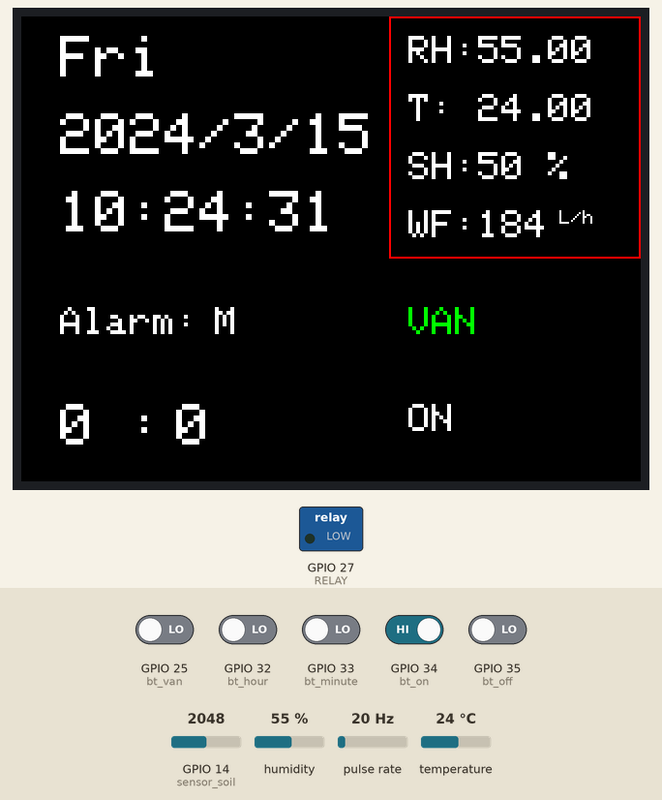
Recording of a program running on a simulated ESP32. Shown: 320×240 colour display, switched loads named in the program (green lamp = pin HIGH). Wiring (inferred from the names in the program): pulse sensor: data GPIO 13. The test bench sets the inputs (shaded band); at power-on: GPIO 34 (bt_on) HIGH, GPIO 25 (bt_van), GPIO 32 (bt_hour), GPIO 33 (bt_minute), GPIO 35 (bt_off) LOW, GPIO 14 (sensor_soil) = 2048, humidity 55 %, pulse rate 20 Hz, temperature 24 °C. The local clock reads 2024-03-15 10:24:30 at power-on unless the program sets it; what the program prints to the serial monitor is not drawn.

Above: at 1.4 s.
1.5 s: GPIO 34 (bt_on) driven LOW
At 2.3 s:
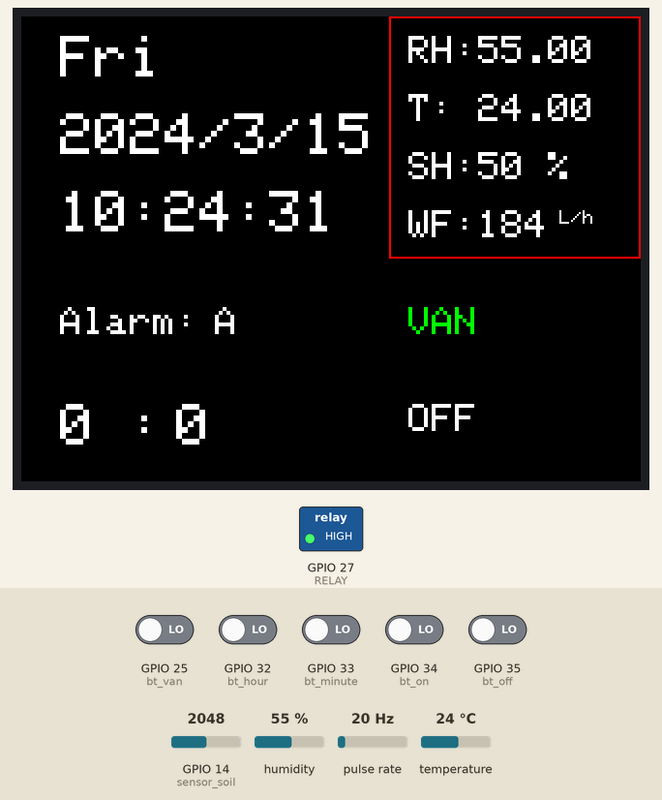
4.6 s: GPIO 14 (sensor_soil) set to 3063
At 5.1 s:
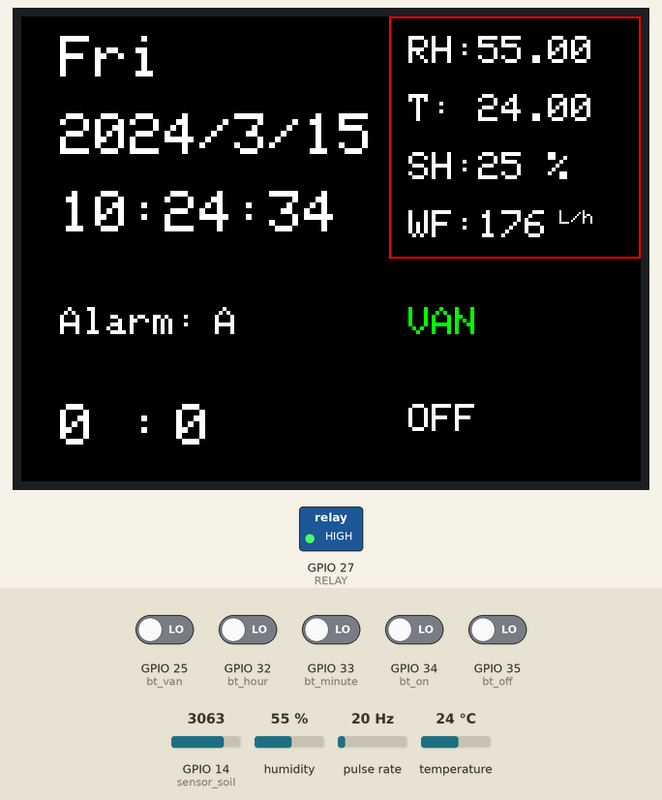
6.8 s: GPIO 14 (sensor_soil) set to 3131
At 8.4 s:
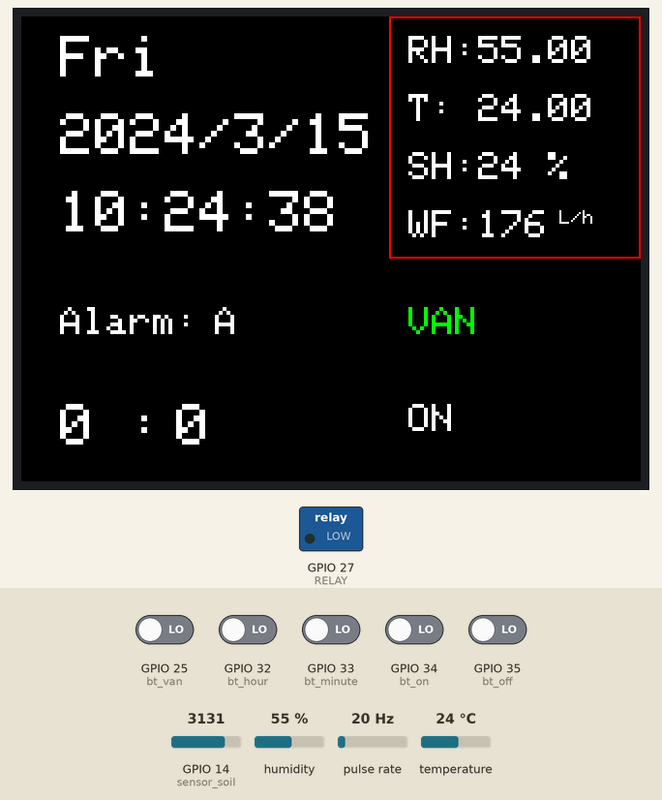
9.9 s: humidity set to 22 %
At 11.2 s:
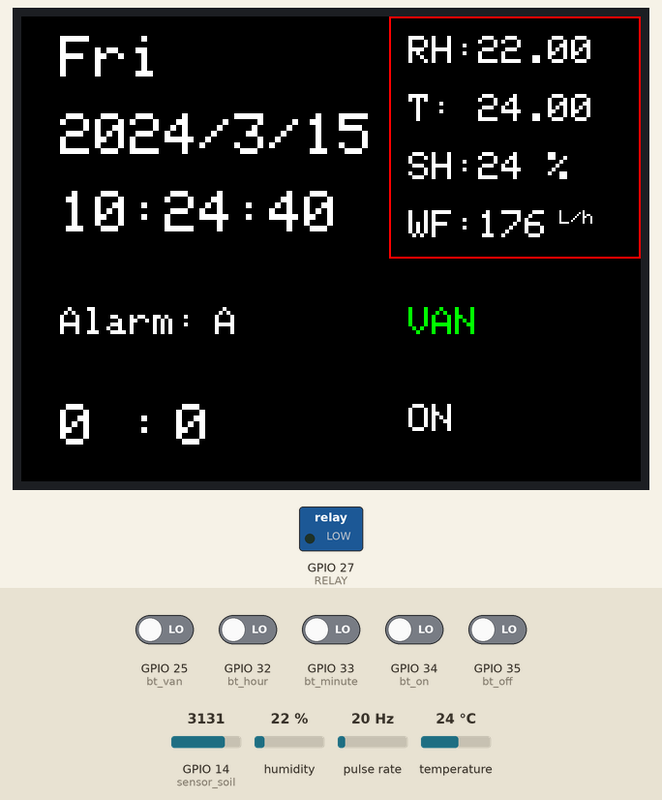
12.9 s: pulse rate (sensor on GPIO 13) set to 4 Hz
At 14.1 s:
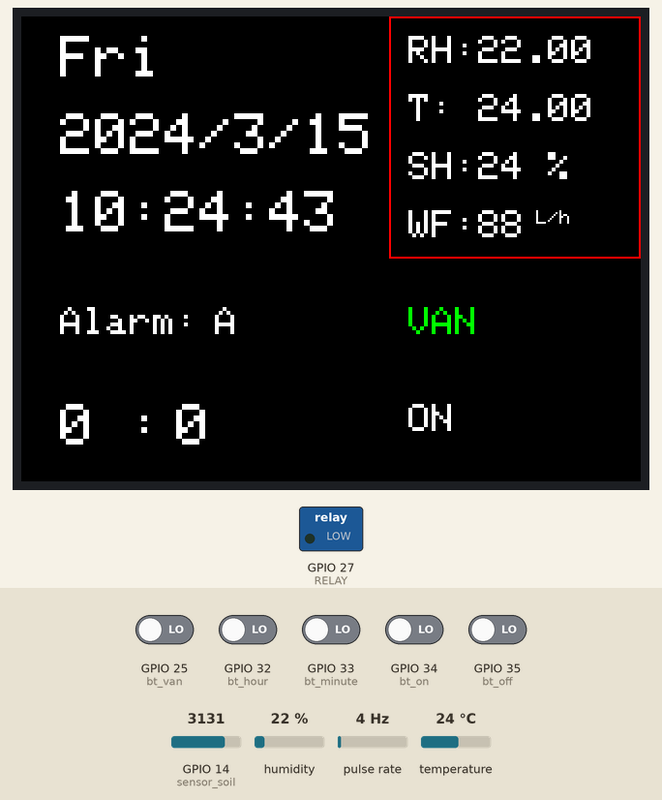
15.7 s: GPIO 32 (bt_hour) driven HIGH
At 18.7 s:
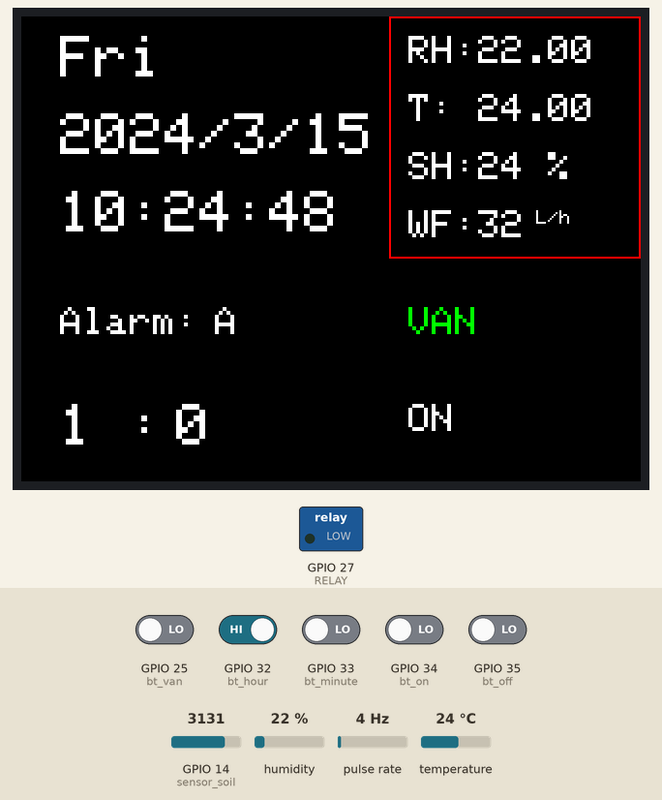
Timing chart, 0 to 18.9 s (numbered marks = the images above; inputs shaded):
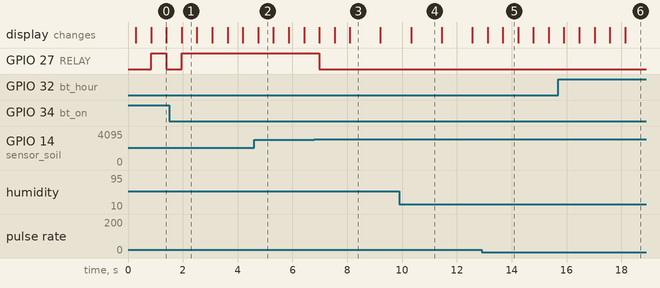

Measured:
- the behaviour switches between 3102 and 3103 on GPIO 14 (sensor_soil) (found by bisection; images 2 and 3)
- after the input at 1.5 s, GPIO 27 (RELAY): goes on until 2.0 s, then stays HIGH; the display: changes after 0.46 s (image 1)
- after the input at 6.8 s, GPIO 27 (RELAY): HIGH → LOW after 0.18 s
- what the display in image 1 shows lasts 0.5 s, from 2.0 s to 2.5 s
- what the display in image 3 shows lasts 1.1 s, from 8.1 s to 9.2 s

The program:

main.cpp
```cpp
#include <Adafruit_GFX.h>
#include <Adafruit_ST7789.h>
#include <RTClib.h>
#include "SHTSensor.h"
#define TFT_RST 2 // we use the seesaw for resetting to save a pin
#define TFT_CS 5
#define TFT_DC 4
#define RELAY 27
//SCL = D18 SDA =D23

SHTSensor sht;

Adafruit_ST7789 tft = Adafruit_ST7789(TFT_CS, TFT_DC, TFT_RST);
RTC_DS3231 rtc;
String daysOfTheWeek[7] = {"Sun", "Mon", "Tue", "Wed", "Thu", "Fri", "Sat"};
unsigned long alarmOnTime = 61000;
unsigned long t_ime;
int bt_van=25;//Bt1
// int bt_exit=26;//Bt2
int bt_hour=32;//Bt3
int bt_minute=33;//Bt4
int bt_on=34;//Bt5
int bt_off=35;//Bt6
int hour=0;
int minute=0;
bool alarm_state=0;
bool relay_state = 0;
bool executed =0;
bool dem =0;
int sensor_soil=14;
int set_humidity=25;

//bien cho cam bien luu luong
volatile int flow_frequency; // Đo xung cảm biến lưu lượng
unsigned int l_hour,vol ; // Tính toán số lít/giờ
unsigned char flowsensor = 13; // Cảm biến nối với chân 2
unsigned long currentTime;
unsigned long cloopTime;

void flow () // Hàm ngắt
{
   flow_frequency++;
}
int water_flow()
{
  currentTime = millis();
   // Every second, calculate and print litres/hour
   if (currentTime >= (cloopTime + 1000))
   {
     cloopTime = currentTime; // Updates cloopTime
     // Pulse frequency (Hz) = 7.5Q, Q is flow rate in L/min.
     l_hour = (flow_frequency * 60 / 7.5); // (Pulse frequency x 60 min) / 7.5Q = flowrate in L/hour
     flow_frequency = 0;                   // Reset Counter

   }
  return l_hour;
}
// doc cam bien do am dat
int humidity_soil(){
  int doc_cambien = analogRead(sensor_soil);
  int phantram =100- map(doc_cambien,0,4095,1,100);
  return phantram;
}
// bat tat relay
void relay_update(){
  tft.fillRect(200, 200, 50, 50, ST77XX_BLACK);
  tft.setCursor(200,200);
  tft.setTextSize(2);
  if(relay_state==1){
    digitalWrite(RELAY,HIGH);
    tft.println("OFF ");
  }else {
    digitalWrite(RELAY,LOW);
    tft.println("ON");
  }
}

//bat tat hen gio
void alarm_update(){
  if(alarm_state==1){
  DateTime now = rtc.now();
  if(now.hour()==hour && now.minute()==minute)
      if(executed!=1)
      {
        executed=!executed;
        relay_state=1;
        relay_update();
        t_ime=millis();
        }

  if( executed!=0 && millis()-t_ime>=alarmOnTime )
    {
      executed=!executed;
      relay_state=0;
      relay_update();
    }
  }

}
//hien thi lcd
void display(){
  DateTime now = rtc.now();
  tft.fillRect(10, 90, 160, 40, ST77XX_BLACK);
  tft.setTextColor(ST77XX_WHITE);
  tft.setTextSize(3);
  tft.setCursor(20,10);
  tft.println(daysOfTheWeek[now.dayOfTheWeek()]);
  tft.setCursor(20,50);
  tft.print(now.year(), DEC);
  tft.print('/');
  tft.print(now.month(), DEC);
  tft.print('/');
  tft.print(now.day(), DEC);
  tft.setTextColor(ST77XX_WHITE);
  tft.setTextSize(3);
  tft.setCursor(20,90);
  tft.print(now.hour(), DEC);
  tft.print(':');
  tft.print(now.minute(), DEC);
  tft.print(':');
  tft.print(now.second(), DEC);
  if (sht.readSample()) {
    tft.fillRect(236, 10, 75, 110, ST77XX_BLACK);
    tft.setCursor(200,10);
    tft.setTextSize(2);
    tft.print("RH:");
    tft.print(sht.getHumidity(), 2);
    tft.setCursor(200,40);
    tft.print("T: ");
    tft.print(sht.getTemperature(), 2);
  } else {
      Serial.print("Error in readSample()\n");
  }

  tft.setCursor(200,70);
  tft.print("SH:");
  tft.print(humidity_soil());
  tft.print(" %");

  tft.setCursor(200,100);
      tft.setTextSize(2);
      tft.print("WF:");
      tft.print(water_flow()); // Print litres/hour
      tft.setTextSize(1);
      tft.println(" L/h");

}
void IRAM_ATTR set_alarm_hour(){
  hour++;
  if(hour>=24){
    hour=0;
  }
}
void IRAM_ATTR set_alarm_minute(){
  minute=minute+10;
  if(minute>=60){
    minute=0;
  }
}
void set_alram(){
  tft.setCursor(20,150);
  tft.setTextSize(2);
  tft.print("Alarm:");
  tft.setCursor(20,200);
  tft.setTextSize(3);
  tft.print("  :  ");
  tft.fillRect(20, 200, 40, 40, ST77XX_BLACK);
  tft.setCursor(20,200);
  tft.print(hour);
  tft.fillRect(80, 200, 50, 50, ST77XX_BLACK);
  tft.setCursor(80,200);
  tft.print(minute);
}


void setup() {
  Serial.begin(9600);
  pinMode(sensor_soil,INPUT);
  pinMode(bt_van, INPUT);
  pinMode(bt_hour,INPUT);
  pinMode(bt_minute,INPUT);
  pinMode(bt_on,INPUT);
  pinMode(bt_off,INPUT);
  pinMode(bt_van,INPUT);
  pinMode(RELAY,OUTPUT);
  tft.init(240, 320); // chả biết này hàm gì, chắc là khởi tạo
  tft.fillScreen(ST77XX_BLACK);
  tft.setRotation(3);
  tft.drawRect(190, 0, 130, 125,ST77XX_RED);
  tft.setTextColor(ST77XX_GREEN);
  // tft.setTextSize(2);
  // tft.setCursor(0, 0);

  tft.setCursor(200,150);
  tft.setTextSize(2);
  tft.print("VAN");
  attachInterrupt(bt_hour,set_alarm_hour, RISING);
  attachInterrupt(bt_minute,set_alarm_minute, RISING);
  if (!rtc.begin()) {
      Serial.println(F("Couldn't found RTC"));
      while (1);
   }

   // nếu mất điện thì đặt ngày giờ
   if (rtc.lostPower()) {
      // đặt ngày và giờ (tổng quát)
      rtc.adjust(DateTime(F(__DATE__), F(__TIME__)));

      // ví dụ đặt ngày  2021-01-01 giờ 00:00:00
      // rtc.adjust(DateTime(2021, 1, 1, 0, 0, 0));
   }
  //setup sensor sht30
if (sht.init()) {
      Serial.print("init(): success\n");
  } else {
      Serial.print("init(): failed\n");
  }
  sht.setAccuracy(SHTSensor::SHT_ACCURACY_MEDIUM); // only supported by SHT3x
    t_ime=millis();
//setup cho cảm biến lưu lượng
   pinMode(flowsensor, INPUT);
   digitalWrite(flowsensor, HIGH); // Optional Internal Pull-Up
   attachInterrupt(flowsensor, flow, RISING); // Setup Interrupt
   sei(); // Enable interrupts
   currentTime = millis();
   cloopTime = currentTime;
}

void loop() {
//  tft.fillScreen(ST77XX_WHITE);
  DateTime now = rtc.now();

  display();
  set_alram();
  if (digitalRead(bt_on) == LOW)
  {
      alarm_state = 1;
  }
  else if (digitalRead(bt_off) == LOW)
  {
      alarm_state = 0;
  }
  if(alarm_state==1){
    tft.setCursor(100,150);
    tft.setTextSize(2);
    tft.fillRect(100, 150, 40, 40, ST77XX_BLACK);
    tft.print("A");
      if (set_humidity <= humidity_soil())
      {
      relay_state = 1;
      relay_update();
      }
      else
      {
      relay_state = 0;
      relay_update();
      }
  }
  else if (alarm_state == 0)
  {
    tft.setCursor(100,150);
    tft.setTextSize(2);
    tft.fillRect(100, 150, 40, 40, ST77XX_BLACK);
    tft.print("M");
    if (digitalRead(bt_van) == LOW)
    {
    dem = !dem;
    }
    Serial.print(dem);
    if (dem == 0)
    {
    relay_state = 1;
    relay_update();
    }
    if (dem != 0)
    {
    relay_state = 0;
    relay_update();
    }
  }

  // Serial.print("\n");
  // Serial.print(alarm_state);
// chạy cảm biến lưu lượng

  water_flow();
  alarm_update();
  delay(500);
}
```
